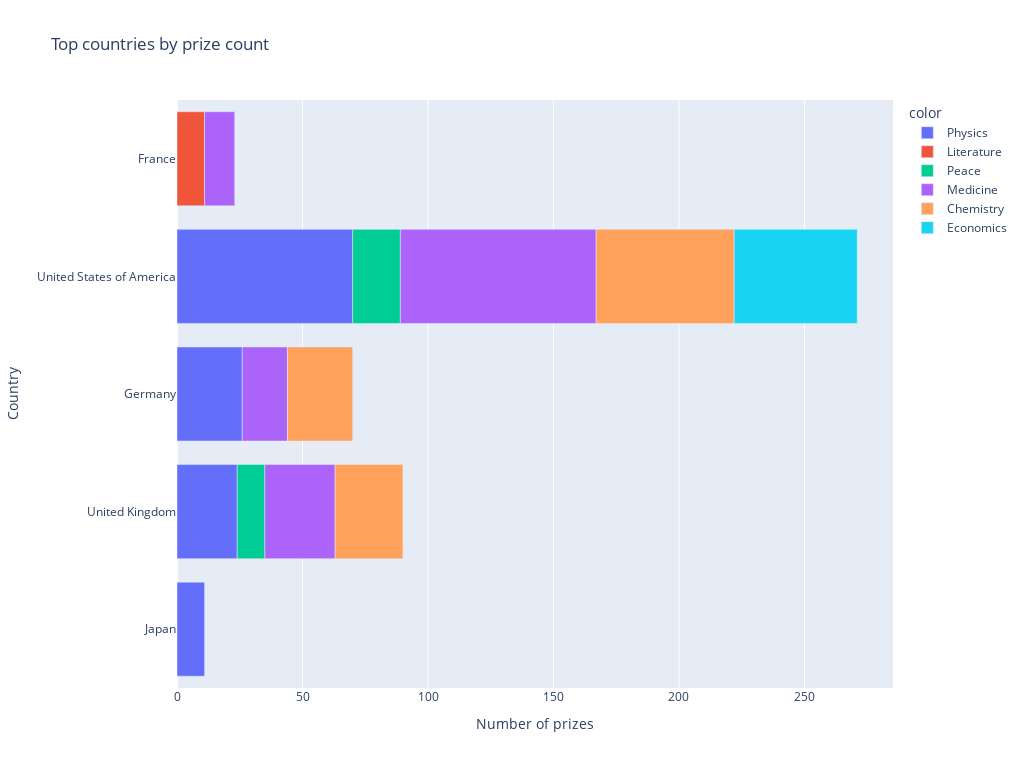

Notebook source saved alongside this figure:
### Markdown cell above
# In Which Categories are the Different Countries Winning Prizes? 

**Challenge**: See if you can divide up the plotly bar chart you created above to show the which categories made up the total number of prizes. Here's what you're aiming for:

<img src=https://i.imgur.com/iGaIKCL.png>

* In which category are Germany and Japan the weakest compared to the United States?
* In which category does Germany have more prizes than the UK?
* In which categories does France have more prizes than Germany?
* Which category makes up most of Australia's nobel prizes?
* Which category makes up half of the prizes in the Netherlands?
* Does the United States have more prizes in Economics than all of France? What about in Physics or Medicine?


The hard part is preparing the data for this chart! 


*Hint*: Take a two-step approach. The first step is grouping the data by country and category. Then you can create a DataFrame that looks something like this:

<img src=https://i.imgur.com/VKjzKa1.png width=450>

### Code cell
top20_countries_bcc = df_data.groupby(by=['birth_country_current', 'category'], as_index=False).agg({'prize':pd.Series.count})
top20_countries_bcc.sort_values(by='prize', ascending=True, inplace=True)
top20_countries = top20_countries_bcc[-15:]

h_bar = px.bar(
    x = top20_countries.prize,
    y = top20_countries.birth_country_current,
    width=1024,
    height=768,
    orientation = 'h',
    color = top20_countries.category,
    color_continuous_scale = 'Viridis',
    title="Top countries by prize count",
)

h_bar.update_layout(xaxis_title='Number of prizes',
                    yaxis_title = 'Country',
                    coloraxis_showscale=True,
                    )
h_bar.show()

### Figure 1 — Plotly figure (JSON) as saved in the notebook; plotly's stock layout.template omitted (floating-point values rounded to 4 significant figures)
{"data": [{"alignmentgroup": "True", "hovertemplate": "color=Physics<br>x=%{x}<br>y=%{y}<extra></extra>", "legendgroup": "Physics", "marker": {"color": "#636efa", "pattern": {"shape": ""}}, "name": "Physics", "offsetgroup": "Physics", "orientation": "h", "showlegend": true, "textposition": "auto", "type": "bar", "x": [11, 24, 26, 70], "xaxis": "x", "y": ["Japan", "United Kingdom", "Germany", "United States of America"], "yaxis": "y"}, {"alignmentgroup": "True", "hovertemplate": "color=Literature<br>x=%{x}<br>y=%{y}<extra></extra>", "legendgroup": "Literature", "marker": {"color": "#EF553B", "pattern": {"shape": ""}}, "name": "Literature", "offsetgroup": "Literature", "orientation": "h", "showlegend": true, "textposition": "auto", "type": "bar", "x": [11], "xaxis": "x", "y": ["France"], "yaxis": "y"}, {"alignmentgroup": "True", "hovertemplate": "color=Peace<br>x=%{x}<br>y=%{y}<extra></extra>", "legendgroup": "Peace", "marker": {"color": "#00cc96", "pattern": {"shape": ""}}, "name": "Peace", "offsetgroup": "Peace", "orientation": "h", "showlegend": true, "textposition": "auto", "type": "bar", "x": [11, 19], "xaxis": "x", "y": ["United Kingdom", "United States of America"], "yaxis": "y"}, {"alignmentgroup": "True", "hovertemplate": "color=Medicine<br>x=%{x}<br>y=%{y}<extra></extra>", "legendgroup": "Medicine", "marker": {"color": "#ab63fa", "pattern": {"shape": ""}}, "name": "Medicine", "offsetgroup": "Medicine", "orientation": "h", "showlegend": true, "textposition": "auto", "type": "bar", "x": [12, 18, 28, 78], "xaxis": "x", "y": ["France", "Germany", "United Kingdom", "United States of America"], "yaxis": "y"}, {"alignmentgroup": "True", "hovertemplate": "color=Chemistry<br>x=%{x}<br>y=%{y}<extra></extra>", "legendgroup": "Chemistry", "marker": {"color": "#FFA15A", "pattern": {"shape": ""}}, "name": "Chemistry", "offsetgroup": "Chemistry", "orientation": "h", "showlegend": true, "textposition": "auto", "type": "bar", "x": [26, 27, 55], "xaxis": "x", "y": ["Germany", "United Kingdom", "United States of America"], "yaxis": "y"}, {"alignmentgroup": "True", "hovertemplate": "color=Economics<br>x=%{x}<br>y=%{y}<extra></extra>", "legendgroup": "Economics", "marker": {"color": "#19d3f3", "pattern": {"shape": ""}}, "name": "Economics", "offsetgroup": "Economics", "orientation": "h", "showlegend": true, "textposition": "auto", "type": "bar", "x": [49], "xaxis": "x", "y": ["United States of America"], "yaxis": "y"}], "layout": {"barmode": "relative", "coloraxis": {"showscale": true}, "height": 768, "legend": {"title": {"text": "color"}, "tracegroupgap": 0}, "title": {"text": "Top countries by prize count"}, "width": 1024, "xaxis": {"anchor": "y", "domain": [0, 1], "title": {"text": "Number of prizes"}}, "yaxis": {"anchor": "x", "domain": [0, 1], "title": {"text": "Country"}}}}
